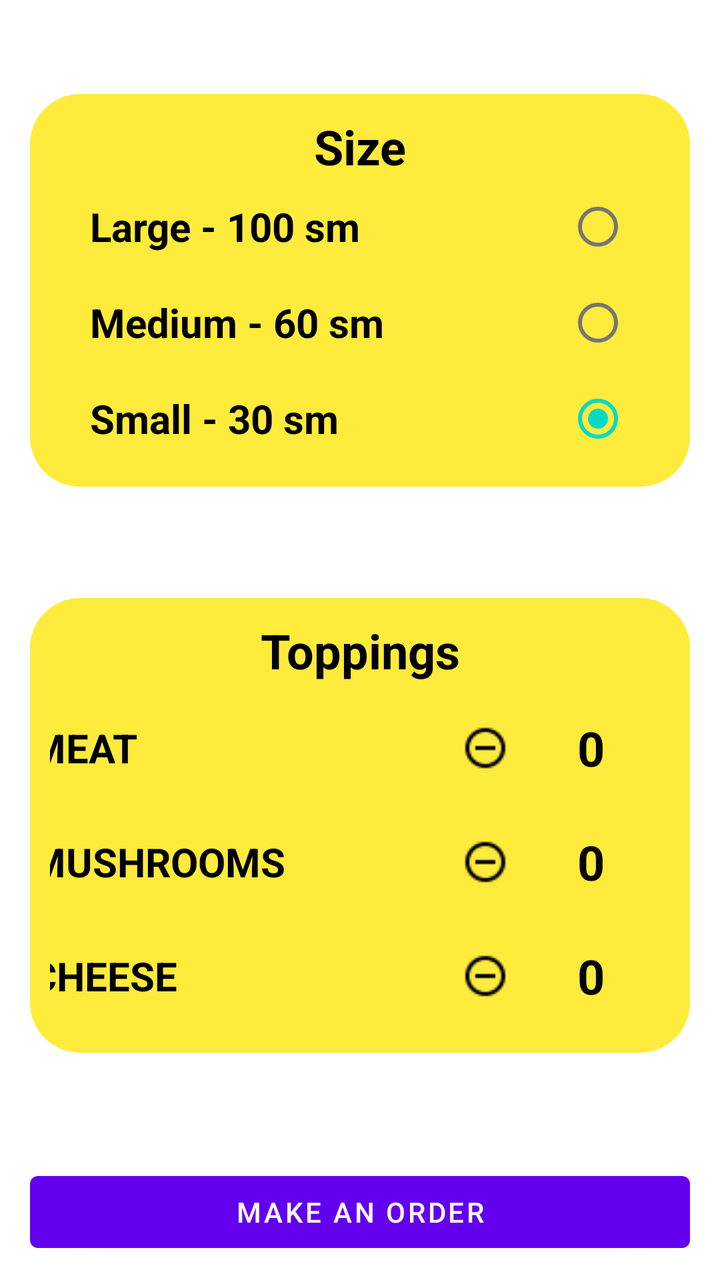
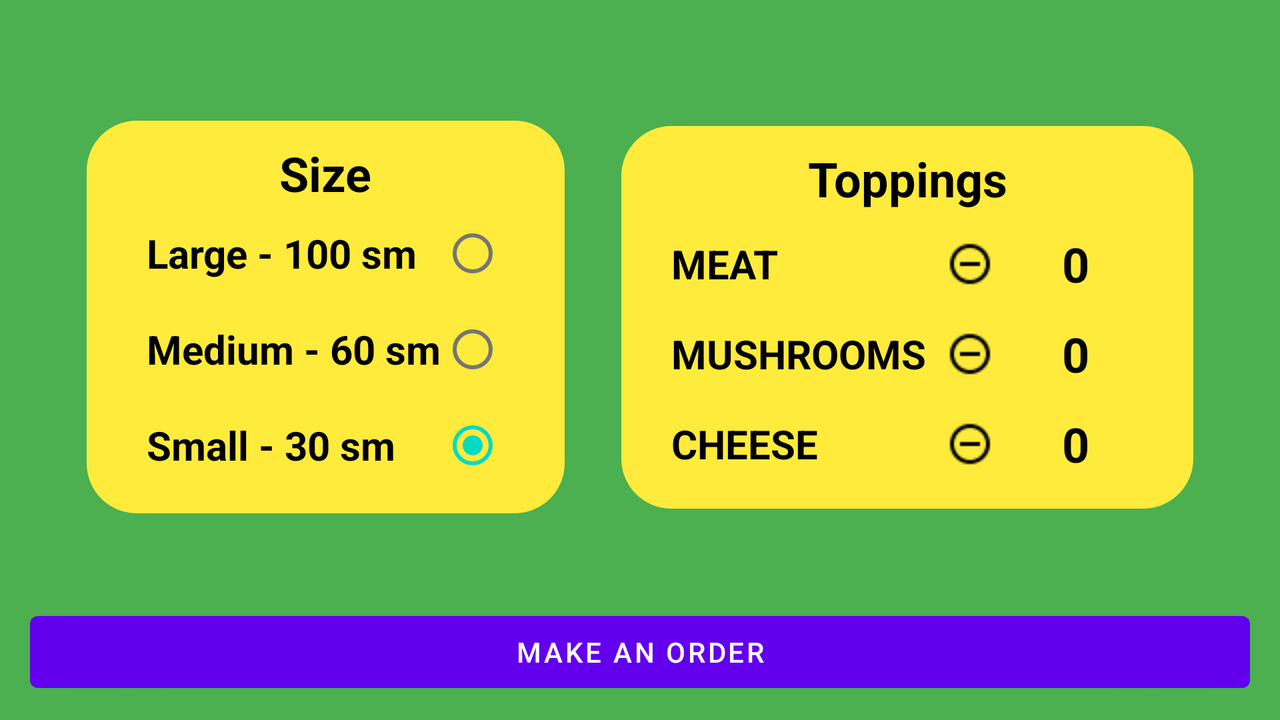

Compare how this app lays out the same screen by default and in its alternative resource folder. The renders come first, then the two layout files and the values they reference.
<!-- AndroidManifest.xml: application theme Theme.HW20221119 -->
<!-- res/layout/activity_pizzasize.xml -->
<?xml version="1.0" encoding="utf-8"?>
<androidx.constraintlayout.widget.ConstraintLayout xmlns:android="http://schemas.android.com/apk/res/android"
    xmlns:app="http://schemas.android.com/apk/res-auto"
    xmlns:tools="http://schemas.android.com/tools"
    android:id="@+id/clPizzaSize"
    android:layout_width="match_parent"
    android:layout_height="match_parent"
    android:background="@drawable/pizza_table"
    android:paddingLeft="15dp"
    android:paddingTop="15dp"
    android:paddingRight="15dp"
    android:paddingBottom="10dp"
    tools:context=".PizzasizeActivity">

    <androidx.constraintlayout.widget.ConstraintLayout
        android:id="@+id/clSize"
        android:layout_width="match_parent"
        android:layout_height="wrap_content"
        android:layout_marginTop="32dp"
        android:background="@drawable/rectangle_rounded"
        android:padding="10dp"
        app:layout_constraintEnd_toEndOf="parent"
        app:layout_constraintStart_toStartOf="parent"
        app:layout_constraintTop_toTopOf="parent">

        <TextView
            android:id="@+id/tvSize"
            android:layout_width="wrap_content"
            android:layout_height="wrap_content"
            android:text="@string/tvSize"
            android:textColor="@color/black"
            android:textSize="24sp"
            android:textStyle="bold"
            app:layout_constraintEnd_toEndOf="parent"
            app:layout_constraintStart_toStartOf="parent"
            app:layout_constraintTop_toTopOf="parent" />

        <RadioGroup
            android:id="@+id/rgPizzaSize"
            android:layout_width="match_parent"
            android:layout_height="wrap_content"
            android:layoutDirection="rtl"
            android:paddingLeft="20dp"
            android:paddingRight="20dp"
            android:textDirection="ltr"
            app:layout_constraintBottom_toBottomOf="parent"
            app:layout_constraintEnd_toEndOf="parent"
            app:layout_constraintStart_toStartOf="parent"
            app:layout_constraintTop_toBottomOf="@+id/tvSize">

            <RadioButton
                android:id="@+id/rBtnLarge"
                android:layout_width="match_parent"
                android:layout_height="wrap_content"
                android:text="@string/rBtnLarge"
                android:textSize="20sp"
                android:textStyle="bold" />

            <RadioButton
                android:id="@+id/rBtnMedium"
                android:layout_width="match_parent"
                android:layout_height="wrap_content"
                android:text="@string/rBtnMedium"
                android:textSize="20sp"
                android:textStyle="bold" />

            <RadioButton
                android:id="@+id/rBtnSmall"
                android:layout_width="match_parent"
                android:layout_height="wrap_content"
                android:checked="true"
                android:text="@string/rBtnSmall"
                android:textSize="20sp"
                android:textStyle="bold" />
        </RadioGroup>

    </androidx.constraintlayout.widget.ConstraintLayout>

    <androidx.constraintlayout.widget.ConstraintLayout
        android:id="@+id/clToppings"
        android:layout_width="wrap_content"
        android:layout_height="wrap_content"
        android:background="@drawable/rectangle_rounded"
        android:padding="10dp"
        app:layout_constraintBottom_toTopOf="@+id/btnMakeOrder"
        app:layout_constraintEnd_toEndOf="parent"
        app:layout_constraintStart_toStartOf="parent"
        app:layout_constraintTop_toBottomOf="@+id/clSize">

        <TextView
            android:id="@+id/tvToppings"
            android:layout_width="wrap_content"
            android:layout_height="wrap_content"
            android:text="@string/tvToppings"
            android:textColor="@color/black"
            android:textSize="24sp"
            android:textStyle="bold"
            app:layout_constraintEnd_toEndOf="parent"
            app:layout_constraintHorizontal_bias="0.501"
            app:layout_constraintStart_toStartOf="parent"
            app:layout_constraintTop_toTopOf="parent" />

        <TableLayout
            android:id="@+id/tlToppings"
            android:layout_width="360dp"
            android:layout_height="wrap_content"
            android:layout_marginTop="4dp"
            app:layout_constraintBottom_toBottomOf="parent"
            app:layout_constraintEnd_toEndOf="parent"
            app:layout_constraintStart_toStartOf="parent"
            app:layout_constraintTop_toBottomOf="@+id/tvToppings">

            <TableRow
                android:layout_width="match_parent"
                android:layout_height="wrap_content"
                android:layout_weight="1"
                android:gravity="center_vertical">

                <TextView
                    android:id="@+id/tvMeat"
                    android:layout_width="wrap_content"
                    android:layout_height="match_parent"
                    android:layout_marginStart="15dp"
                    android:layout_marginTop="15dp"
                    android:layout_marginBottom="15dp"
                    android:gravity="center_vertical"
                    android:text="@string/tvMeat"
                    android:textColor="@color/black"
                    android:textSize="20sp"
                    android:textStyle="bold" />

                <androidx.constraintlayout.widget.ConstraintLayout
                    android:id="@+id/clCountMeat"
                    android:layout_width="match_parent"
                    android:layout_height="match_parent"
                    android:layout_weight="1">

                    <ImageView
                        android:id="@+id/ivMinusMeat"
                        android:layout_width="wrap_content"
                        android:layout_height="wrap_content"
                        android:layout_marginEnd="24dp"
                        android:src="@drawable/baseline_minus_circle_black_24dp"
                        app:layout_constraintBottom_toBottomOf="parent"
                        app:layout_constraintEnd_toStartOf="@+id/tvCountPizza"
                        app:layout_constraintTop_toTopOf="parent" />

                    <TextView
                        android:id="@+id/tvCountPizza"
                        android:layout_width="wrap_content"
                        android:layout_height="wrap_content"
                        android:layout_marginEnd="24dp"
                        android:background="@drawable/rectangle_rounded"
                        android:paddingLeft="10dp"
                        android:paddingRight="10dp"
                        android:text="@string/tvStartCountToppings"
                        android:textAlignment="center"
                        android:textColor="#050505"
                        android:textSize="24sp"
                        android:textStyle="bold"
                        app:layout_constraintBottom_toBottomOf="parent"
                        app:layout_constraintEnd_toStartOf="@+id/ivPlusMeat"
                        app:layout_constraintTop_toTopOf="parent" />

                    <ImageView
                        android:id="@+id/ivPlusMeat"
                        android:layout_width="wrap_content"
                        android:layout_height="wrap_content"
                        android:layout_marginEnd="24dp"
                        android:src="@drawable/baseline_plus_circle_black_24dp"
                        app:layout_constraintBottom_toBottomOf="parent"
                        app:layout_constraintEnd_toEndOf="parent"
                        app:layout_constraintTop_toTopOf="parent" />

                </androidx.constraintlayout.widget.ConstraintLayout>

            </TableRow>

            <TableRow
                android:layout_width="match_parent"
                android:layout_height="wrap_content"
                android:layout_weight="1"
                android:gravity="center_vertical">

                <TextView
                    android:id="@+id/tvMushroom"
                    android:layout_width="wrap_content"
                    android:layout_height="match_parent"
                    android:layout_marginStart="15dp"
                    android:layout_marginTop="15dp"
                    android:layout_marginBottom="15dp"
                    android:gravity="center_vertical"
                    android:text="@string/tvMushroom"
                    android:textColor="@color/black"
                    android:textSize="20sp"
                    android:textStyle="bold" />

                <androidx.constraintlayout.widget.ConstraintLayout
                    android:id="@+id/clCountMushrooms"
                    android:layout_width="match_parent"
                    android:layout_height="match_parent"
                    android:layout_weight="1">

                    <ImageView
                        android:id="@+id/ivMinusMushroom"
                        android:layout_width="wrap_content"
                        android:layout_height="wrap_content"
                        android:layout_marginEnd="24dp"
                        android:src="@drawable/baseline_minus_circle_black_24dp"
                        app:layout_constraintBottom_toBottomOf="parent"
                        app:layout_constraintEnd_toStartOf="@+id/tvCountMushroom"
                        app:layout_constraintTop_toTopOf="parent" />

                    <TextView
                        android:id="@+id/tvCountMushroom"
                        android:layout_width="wrap_content"
                        android:layout_height="wrap_content"
                        android:layout_marginEnd="24dp"
                        android:background="@drawable/rectangle_rounded"
                        android:paddingLeft="10dp"
                        android:paddingRight="10dp"
                        android:text="@string/tvStartCountToppings"
                        android:textAlignment="center"
                        android:textColor="#050505"
                        android:textSize="24sp"
                        android:textStyle="bold"
                        app:layout_constraintBottom_toBottomOf="parent"
                        app:layout_constraintEnd_toStartOf="@+id/ivPlusMushroom"
                        app:layout_constraintTop_toTopOf="parent" />

                    <ImageView
                        android:id="@+id/ivPlusMushroom"
                        android:layout_width="wrap_content"
                        android:layout_height="wrap_content"
                        android:layout_marginEnd="24dp"
                        android:src="@drawable/baseline_plus_circle_black_24dp"
                        app:layout_constraintBottom_toBottomOf="parent"
                        app:layout_constraintEnd_toEndOf="parent"
                        app:layout_constraintTop_toTopOf="parent" />

                </androidx.constraintlayout.widget.ConstraintLayout>

            </TableRow>

            <TableRow
                android:layout_width="match_parent"
                android:layout_height="match_parent"
                android:layout_weight="1"
                android:gravity="center_vertical">

                <TextView
                    android:id="@+id/tvCheese"
                    android:layout_width="wrap_content"
                    android:layout_height="match_parent"
                    android:layout_marginStart="15dp"
                    android:layout_marginTop="15dp"
                    android:layout_marginBottom="15dp"
                    android:gravity="center_vertical"
                    android:text="@string/tvCheese"
                    android:textAllCaps="false"
                    android:textColor="@color/black"
                    android:textSize="20sp"
                    android:textStyle="bold" />

                <androidx.constraintlayout.widget.ConstraintLayout
                    android:id="@+id/clCountCheese"
                    android:layout_width="match_parent"
                    android:layout_height="match_parent"
                    android:layout_weight="1">

                    <ImageView
                        android:id="@+id/ivMinusCheese"
                        android:layout_width="wrap_content"
                        android:layout_height="wrap_content"
                        android:layout_marginEnd="24dp"
                        android:src="@drawable/baseline_minus_circle_black_24dp"
                        app:layout_constraintBottom_toBottomOf="parent"
                        app:layout_constraintEnd_toStartOf="@+id/tvCountCheese"
                        app:layout_constraintTop_toTopOf="parent" />

                    <TextView
                        android:id="@+id/tvCountCheese"
                        android:layout_width="wrap_content"
                        android:layout_height="wrap_content"
                        android:layout_marginEnd="24dp"
                        android:background="@drawable/rectangle_rounded"
                        android:paddingLeft="10dp"
                        android:paddingRight="10dp"
                        android:text="@string/tvStartCountToppings"
                        android:textAlignment="center"
                        android:textColor="#050505"
                        android:textSize="24sp"
                        android:textStyle="bold"
                        app:layout_constraintBottom_toBottomOf="parent"
                        app:layout_constraintEnd_toStartOf="@+id/ivPlusCheese"
                        app:layout_constraintTop_toTopOf="parent" />

                    <ImageView
                        android:id="@+id/ivPlusCheese"
                        android:layout_width="wrap_content"
                        android:layout_height="wrap_content"
                        android:layout_marginEnd="24dp"
                        android:src="@drawable/baseline_plus_circle_black_24dp"
                        app:layout_constraintBottom_toBottomOf="parent"
                        app:layout_constraintEnd_toEndOf="parent"
                        app:layout_constraintTop_toTopOf="parent" />

                </androidx.constraintlayout.widget.ConstraintLayout>

            </TableRow>

        </TableLayout>

    </androidx.constraintlayout.widget.ConstraintLayout>

    <Button
        android:id="@+id/btnMakeOrder"
        android:layout_width="match_parent"
        android:layout_height="wrap_content"
        android:text="@string/btnMakeOrder"
        app:layout_constraintBottom_toBottomOf="parent"
        app:layout_constraintEnd_toEndOf="parent"
        app:layout_constraintStart_toStartOf="parent" />

</androidx.constraintlayout.widget.ConstraintLayout>
<!-- resources referenced by this layout -->
<resources>
  <!-- drawable baseline_minus_circle_black_24dp: png bitmap (drawable, 1806 bytes) -->
  <!-- drawable rectangle_rounded (drawable) -->
  <?xml version="1.0" encoding="utf-8"?>
  <shape xmlns:android="http://schemas.android.com/apk/res/android"
      android:shape="rectangle" >
      <solid android:color="@color/cl_notChoose" />
      <corners
          android:radius="25dp" />
  </shape>
  <string name="btnMakeOrder">make an order</string>
  <string name="rBtnLarge">Large - 100 sm</string>
  <string name="rBtnMedium">Medium - 60 sm</string>
  <string name="rBtnSmall">Small - 30 sm</string>
  <string name="tvCheese">CHEESE</string>
  <string name="tvMeat">MEAT</string>
  <string name="tvMushroom">MUSHROOMS</string>
  <string name="tvSize">Size</string>
  <string name="tvStartCountToppings">0</string>
  <string name="tvToppings">Toppings</string>
  <style name="Theme.HW20221119" parent="Theme.MaterialComponents.DayNight.DarkActionBar">
          
          <item name="colorPrimary">@color/purple_500</item>
          <item name="colorPrimaryVariant">@color/purple_700</item>
          <item name="colorOnPrimary">@color/white</item>
          
          <item name="colorSecondary">@color/teal_200</item>
          <item name="colorSecondaryVariant">@color/teal_700</item>
          <item name="colorOnSecondary">@color/black</item>
          
          <item name="android:statusBarColor">?attr/colorPrimaryVariant</item>
          
      </style>
  <color name="cl_notChoose">#FFEB3B</color>
</resources>
<!-- res/layout-land/activity_pizzasize.xml (the repository's variant of the layout above) -->
<!-- drawn on the phone turned sideways -->
<?xml version="1.0" encoding="utf-8"?>
<androidx.constraintlayout.widget.ConstraintLayout xmlns:android="http://schemas.android.com/apk/res/android"
    xmlns:app="http://schemas.android.com/apk/res-auto"
    xmlns:tools="http://schemas.android.com/tools"
    android:id="@+id/clPizzaSize"
    android:layout_width="match_parent"
    android:layout_height="match_parent"
    android:background="#4CAF50"
    android:paddingLeft="15dp"
    android:paddingTop="15dp"
    android:paddingRight="15dp"
    android:paddingBottom="10dp"
    tools:context=".PizzasizeActivity">

    <Button
        android:id="@+id/btnMakeOrder"
        android:layout_width="match_parent"
        android:layout_height="wrap_content"
        android:text="@string/btnMakeOrder"
        app:layout_constraintBottom_toBottomOf="parent"
        app:layout_constraintEnd_toEndOf="parent"
        app:layout_constraintStart_toStartOf="parent" />

    <androidx.constraintlayout.widget.ConstraintLayout
        android:id="@+id/clToppings"
        android:layout_width="wrap_content"
        android:layout_height="wrap_content"
        android:background="@drawable/rectangle_rounded"
        android:padding="10dp"
        app:layout_constraintBottom_toTopOf="@+id/btnMakeOrder"
        app:layout_constraintEnd_toEndOf="parent"
        app:layout_constraintHorizontal_bias="0.5"
        app:layout_constraintStart_toEndOf="@+id/clSize"
        app:layout_constraintTop_toTopOf="parent"
        app:layout_constraintVertical_bias="0.5">

        <TextView
            android:id="@+id/tvToppings"
            android:layout_width="wrap_content"
            android:layout_height="wrap_content"
            android:text="@string/tvToppings"
            android:textColor="@color/black"
            android:textSize="24sp"
            android:textStyle="bold"
            app:layout_constraintEnd_toEndOf="parent"
            app:layout_constraintHorizontal_bias="0.501"
            app:layout_constraintStart_toStartOf="parent"
            app:layout_constraintTop_toTopOf="parent" />

        <TableLayout
            android:id="@+id/tlToppings"
            android:layout_width="wrap_content"
            android:layout_height="wrap_content"
            android:layout_marginTop="4dp"
            app:layout_constraintBottom_toBottomOf="parent"
            app:layout_constraintEnd_toEndOf="parent"
            app:layout_constraintStart_toStartOf="parent"
            app:layout_constraintTop_toBottomOf="@+id/tvToppings">

            <TableRow
                android:layout_width="match_parent"
                android:layout_height="wrap_content"
                android:layout_weight="1"
                android:gravity="center_vertical">

                <TextView
                    android:id="@+id/tvMeat"
                    android:layout_width="wrap_content"
                    android:layout_height="match_parent"
                    android:layout_marginStart="15dp"
                    android:layout_marginTop="9dp"
                    android:layout_marginBottom="9dp"
                    android:layout_marginEnd="10dp"
                    android:gravity="center_vertical"
                    android:text="@string/tvMeat"
                    android:textColor="@color/black"
                    android:textSize="20sp"
                    android:textStyle="bold" />

                <androidx.constraintlayout.widget.ConstraintLayout
                    android:id="@+id/clCountMeat"
                    android:layout_width="wrap_content"
                    android:layout_height="match_parent"
                    android:layout_weight="1">

                    <ImageView
                        android:id="@+id/ivMinusMeat"
                        android:layout_width="wrap_content"
                        android:layout_height="wrap_content"
                        android:layout_marginEnd="24dp"
                        android:src="@drawable/baseline_minus_circle_black_24dp"
                        app:layout_constraintBottom_toBottomOf="parent"
                        app:layout_constraintEnd_toStartOf="@+id/tvCountPizza"
                        app:layout_constraintTop_toTopOf="parent" />

                    <TextView
                        android:id="@+id/tvCountPizza"
                        android:layout_width="wrap_content"
                        android:layout_height="wrap_content"
                        android:layout_marginEnd="24dp"
                        android:background="@drawable/rectangle_rounded"
                        android:paddingLeft="10dp"
                        android:paddingRight="10dp"
                        android:text="@string/tvStartCountToppings"
                        android:textAlignment="center"
                        android:textColor="#050505"
                        android:textSize="24sp"
                        android:textStyle="bold"
                        app:layout_constraintBottom_toBottomOf="parent"
                        app:layout_constraintEnd_toStartOf="@+id/ivPlusMeat"
                        app:layout_constraintTop_toTopOf="parent" />

                    <ImageView
                        android:id="@+id/ivPlusMeat"
                        android:layout_width="wrap_content"
                        android:layout_height="wrap_content"
                        android:layout_marginEnd="8dp"
                        android:src="@drawable/baseline_plus_circle_black_24dp"
                        app:layout_constraintBottom_toBottomOf="parent"
                        app:layout_constraintEnd_toEndOf="parent"
                        app:layout_constraintTop_toTopOf="parent" />

                </androidx.constraintlayout.widget.ConstraintLayout>

            </TableRow>

            <TableRow
                android:layout_width="match_parent"
                android:layout_height="wrap_content"
                android:layout_weight="1"
                android:gravity="center_vertical">

                <TextView
                    android:id="@+id/tvMushroom"
                    android:layout_width="wrap_content"
                    android:layout_height="match_parent"
                    android:layout_marginStart="15dp"
                    android:layout_marginTop="9dp"
                    android:layout_marginBottom="9dp"
                    android:layout_marginEnd="10dp"
                    android:gravity="center_vertical"
                    android:text="@string/tvMushroom"
                    android:textColor="@color/black"
                    android:textSize="20sp"
                    android:textStyle="bold" />

                <androidx.constraintlayout.widget.ConstraintLayout
                    android:id="@+id/clCountMushrooms"
                    android:layout_width="wrap_content"
                    android:layout_height="match_parent"
                    android:layout_weight="1">

                    <ImageView
                        android:id="@+id/ivMinusMushroom"
                        android:layout_width="wrap_content"
                        android:layout_height="wrap_content"
                        android:layout_marginEnd="24dp"
                        android:src="@drawable/baseline_minus_circle_black_24dp"
                        app:layout_constraintBottom_toBottomOf="parent"
                        app:layout_constraintEnd_toStartOf="@+id/tvCountMushroom"
                        app:layout_constraintTop_toTopOf="parent" />

                    <TextView
                        android:id="@+id/tvCountMushroom"
                        android:layout_width="wrap_content"
                        android:layout_height="wrap_content"
                        android:layout_marginEnd="24dp"
                        android:background="@drawable/rectangle_rounded"
                        android:paddingLeft="10dp"
                        android:paddingRight="10dp"
                        android:text="@string/tvStartCountToppings"
                        android:textAlignment="center"
                        android:textColor="#050505"
                        android:textSize="24sp"
                        android:textStyle="bold"
                        app:layout_constraintBottom_toBottomOf="parent"
                        app:layout_constraintEnd_toStartOf="@+id/ivPlusMushroom"
                        app:layout_constraintTop_toTopOf="parent" />

                    <ImageView
                        android:id="@+id/ivPlusMushroom"
                        android:layout_width="wrap_content"
                        android:layout_height="wrap_content"
                        android:layout_marginEnd="8dp"
                        android:src="@drawable/baseline_plus_circle_black_24dp"
                        app:layout_constraintBottom_toBottomOf="parent"
                        app:layout_constraintEnd_toEndOf="parent"
                        app:layout_constraintTop_toTopOf="parent" />

                </androidx.constraintlayout.widget.ConstraintLayout>

            </TableRow>

            <TableRow
                android:layout_width="match_parent"
                android:layout_height="match_parent"
                android:layout_weight="1"
                android:gravity="center_vertical">

                <TextView
                    android:id="@+id/tvCheese"
                    android:layout_width="wrap_content"
                    android:layout_height="match_parent"
                    android:layout_marginStart="15dp"
                    android:layout_marginTop="9dp"
                    android:layout_marginBottom="9dp"
                    android:layout_marginEnd="10dp"
                    android:gravity="center_vertical"
                    android:text="@string/tvCheese"
                    android:textAllCaps="false"
                    android:textColor="@color/black"
                    android:textSize="20sp"
                    android:textStyle="bold" />

                <androidx.constraintlayout.widget.ConstraintLayout
                    android:id="@+id/clCountCheese"
                    android:layout_width="wrap_content"
                    android:layout_height="match_parent"
                    android:layout_weight="1">

                    <ImageView
                        android:id="@+id/ivMinusCheese"
                        android:layout_width="wrap_content"
                        android:layout_height="wrap_content"
                        android:layout_marginEnd="24dp"
                        android:src="@drawable/baseline_minus_circle_black_24dp"
                        app:layout_constraintBottom_toBottomOf="parent"
                        app:layout_constraintEnd_toStartOf="@+id/tvCountCheese"
                        app:layout_constraintTop_toTopOf="parent" />

                    <TextView
                        android:id="@+id/tvCountCheese"
                        android:layout_width="wrap_content"
                        android:layout_height="wrap_content"
                        android:layout_marginEnd="24dp"
                        android:background="@drawable/rectangle_rounded"
                        android:paddingLeft="10dp"
                        android:paddingRight="10dp"
                        android:text="@string/tvStartCountToppings"
                        android:textAlignment="center"
                        android:textColor="#050505"
                        android:textSize="24sp"
                        android:textStyle="bold"
                        app:layout_constraintBottom_toBottomOf="parent"
                        app:layout_constraintEnd_toStartOf="@+id/ivPlusCheese"
                        app:layout_constraintTop_toTopOf="parent" />

                    <ImageView
                        android:id="@+id/ivPlusCheese"
                        android:layout_width="wrap_content"
                        android:layout_height="wrap_content"
                        android:layout_marginEnd="8dp"
                        android:src="@drawable/baseline_plus_circle_black_24dp"
                        app:layout_constraintBottom_toBottomOf="parent"
                        app:layout_constraintEnd_toEndOf="parent"
                        app:layout_constraintTop_toTopOf="parent" />

                </androidx.constraintlayout.widget.ConstraintLayout>

            </TableRow>

        </TableLayout>

    </androidx.constraintlayout.widget.ConstraintLayout>

    <androidx.constraintlayout.widget.ConstraintLayout
        android:id="@+id/clSize"
        android:layout_width="wrap_content"
        android:layout_height="wrap_content"
        android:background="@drawable/rectangle_rounded"
        android:padding="10dp"
        app:layout_constraintBottom_toTopOf="@+id/btnMakeOrder"
        app:layout_constraintEnd_toStartOf="@+id/clToppings"
        app:layout_constraintHorizontal_bias="0.5"
        app:layout_constraintStart_toStartOf="parent"
        app:layout_constraintTop_toTopOf="parent"
        app:layout_constraintVertical_bias="0.5">

        <TextView
            android:id="@+id/tvSize"
            android:layout_width="wrap_content"
            android:layout_height="wrap_content"
            android:text="@string/tvSize"
            android:textColor="@color/black"
            android:textSize="24sp"
            android:textStyle="bold"
            app:layout_constraintEnd_toEndOf="parent"
            app:layout_constraintStart_toStartOf="parent"
            app:layout_constraintTop_toTopOf="parent" />

        <RadioGroup
            android:id="@+id/rgPizzaSize"
            android:layout_width="match_parent"
            android:layout_height="wrap_content"
            android:layoutDirection="rtl"
            android:paddingLeft="20dp"
            android:paddingRight="20dp"
            android:textDirection="ltr"
            app:layout_constraintBottom_toBottomOf="parent"
            app:layout_constraintEnd_toEndOf="parent"
            app:layout_constraintStart_toStartOf="parent"
            app:layout_constraintTop_toBottomOf="@+id/tvSize">

            <RadioButton
                android:id="@+id/rBtnLarge"
                android:layout_width="match_parent"
                android:layout_height="wrap_content"
                android:text="@string/rBtnLarge"
                android:textSize="20sp"
                android:textStyle="bold" />

            <RadioButton
                android:id="@+id/rBtnMedium"
                android:layout_width="match_parent"
                android:layout_height="wrap_content"
                android:text="@string/rBtnMedium"
                android:textSize="20sp"
                android:textStyle="bold" />

            <RadioButton
                android:id="@+id/rBtnSmall"
                android:layout_width="match_parent"
                android:layout_height="wrap_content"
                android:checked="true"
                android:text="@string/rBtnSmall"
                android:textSize="20sp"
                android:textStyle="bold" />
        </RadioGroup>

    </androidx.constraintlayout.widget.ConstraintLayout>

</androidx.constraintlayout.widget.ConstraintLayout>
